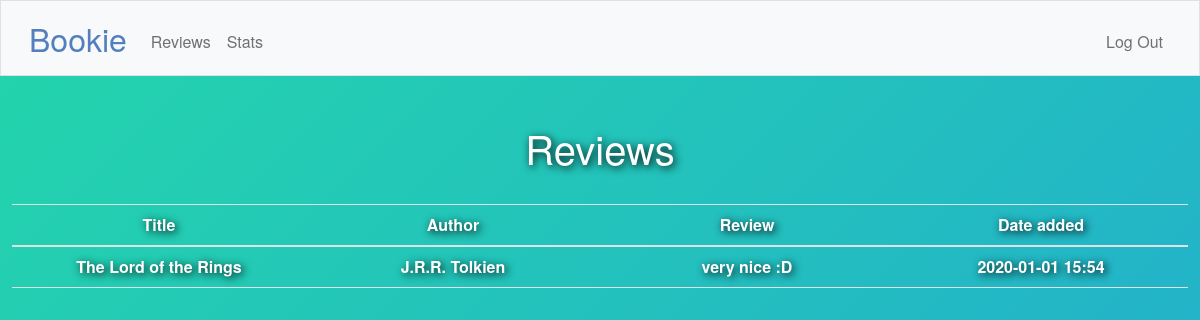
The page /reviews (signed in) on the database as committed earlier.
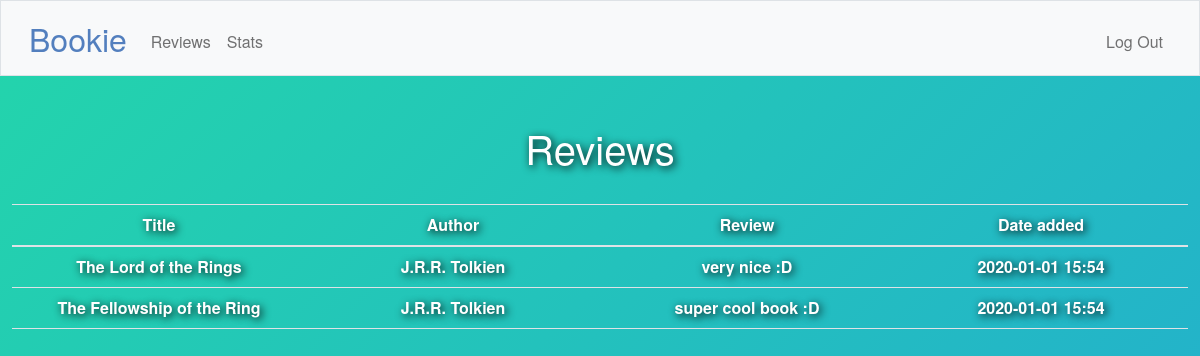
The same page on the database as committed later.
### tables this page shows
CREATE TABLE reviews (id INTEGER PRIMARY KEY AUTOINCREMENT, book_id INTEGER, user_id INTEGER, review TEXT, FOREIGN KEY (book_id) REFERENCES books(id), FOREIGN KEY (user_id) REFERENCES users(id));

CREATE TABLE books (id INTEGER PRIMARY KEY AUTOINCREMENT NOT NULL, title TEXT NOT NULL, author TEXT NOT NULL, date TEXT NOT NULL, user_id INTEGER NOT NULL, status TEXT DEFAULT 'planned', FOREIGN KEY(user_id) REFERENCES users(id));

### app.py (the view)
@app.route("/reviews", methods=["GET", "POST"])
@login_required
def reviews():
    books = db.execute("SELECT books.title, books.author, books.date, reviews.review FROM books JOIN reviews ON books.id = reviews.book_id WHERE books.user_id = ?", session["user_id"])
    return render_template("reviews.html", books=books)

### app.py (called while the page is built)
@app.after_request
def after_request(response):
    response.headers["Cache-Control"] = "no-cache, no-store, must-revalidate"
    response.headers["Expires"] = 0
    response.headers["Pragma"] = "no-cache"
    return response

### helpers.py (called while the page is built)
def login_required(f):
    @wraps(f)
    def decorated_function(*args, **kwargs):
        if session.get("user_id") is None:
            return redirect("/login")
        return f(*args, **kwargs)
    return decorated_function

### templates/reviews.html (shortened to what this page needs)
{% extends "layout.html" %}
{% block main %}
<body>
    <h1 class="text-center">Reviews</h1>
    <br>
    <table class="table">
        <thead>
            <tr>
                <th scope="col">Title</th>
                <th scope="col">Author</th>
                <th scope="col">Review</th>
                <th scope="col">Date added</th>
            </tr>
        </thead>
        <tbody>
            {% for book in books %}
            <tr>
                <td>{{ book["title"] }}</td>
                <td>{{ book["author"] }}</td>
                <td>{{ book["review"] }}</td>
                <td>{{ book["date"] }}</td>
            </tr>
            {% endfor %}
        </tbody>
</body>
{% endblock %}

### templates/layout.html (shortened to what this page needs)
<!DOCTYPE html>
<html lang="en">
    <head>
        <link rel="stylesheet" href="/static/styles.css">
        <link rel="stylesheet" href="https://cdn.jsdelivr.net/npm/bootstrap@4.0.0/dist/css/bootstrap.min.css"
>
        <link rel="stylesheet" href="https://stackpath.bootstrapcdn.com/bootstrap/4.5.2/css/bootstrap.min.css"
>
        <link href="https://cdn.jsdelivr.net/npm/bootstrap@5.1.3/dist/css/bootstrap.min.css"
 rel="stylesheet">
    </head>
    <body class="d-flex flex-column justify-content-center w-100 h-100">
        <nav class="bg-light border navbar navbar-expand-md navbar-light">
            <div class="container-fluid">
                <a class="navbar-brand" href="/"><span class="blue">Bookie</span></a>
                <div class="collapse navbar-collapse" id="navbar">
                    {% if session["user_id"] %}
                    <ul class="navbar-nav me-auto mt-2">
                        <li class="nav-item"><a class="nav-link" href="/reviews">Reviews</a></li>
                        <li class="nav-item"><a class="nav-link" href="/stats">Stats</a></li>
                    </ul>
                    <ul class="navbar-nav ms-auto mt-2">
                        <li class="nav-item"><a class="nav-link" href="/logout">Log Out</a></li>
                    </ul>
                    {% else %}
                    <ul class="navbar-nav ms-auto mt-2">
                        <li class="nav-item"><a class="nav-link" href="/register">Register</a></li>
                        <li class="nav-item"><a class="nav-link" href="/login">Log In</a></li>
                    </ul>
                    {% endif %}
                </div>
            </div>
        </nav>
        <main class="container-fluid py-5 text-center">
            {% block main %}{% endblock %}
        </main>
    </body>
</html>

### static/styles.css (style rules this page uses)
body { font-family: "Helvetica Neue", Helvetica, Arial, sans-serif; font-size: 14px; line-height: 20px; color: #333; background-color: #fff; }
body { padding-top: 0px; padding-bottom: 40px; }
body { background: linear-gradient(-45deg, #ee7752, #e73c7e, #23a6d5, #23d5ab); background-size: 400% 400%; animation: gradient 15s ease infinite; height: 100vh; }
* { font-family: "Helvetica Neue", Helvetica, Arial, sans-serif; }
nav .navbar-brand { font-size: xx-large; }
nav .navbar-brand .blue { color: #537fbe; }
table { table-layout: fixed; word-wrap: break-word; }
h1 { text-shadow: 2px 2px 8px #000000; z-index: -1; }
h1 { color: white !important; }
table { color: white !important; text-shadow: 2px 2px 8px #000000; }
table { font-weight: bolder; }

Rows that differ between the two databases and show on the page:
added reviews: title "The Fellowship of the Ring", author "J.R.R. Tolkien", review "super cool book :D", date "2020-01-01 15:54"
